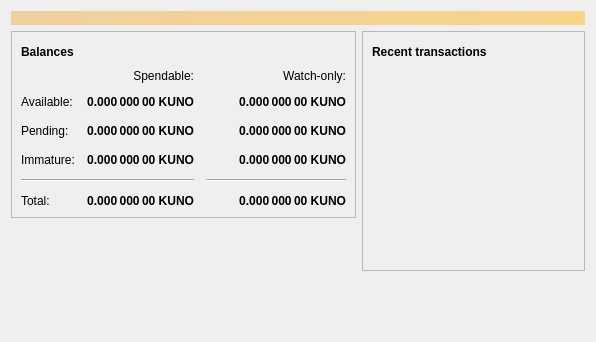
<?xml version="1.0" encoding="UTF-8"?>
<ui version="4.0">
 <class>OverviewPage</class>
 <widget class="QWidget" name="OverviewPage">
  <property name="geometry">
   <rect>
    <x>0</x>
    <y>0</y>
    <width>596</width>
    <height>342</height>
   </rect>
  </property>
  <property name="windowTitle">
   <string>Form</string>
  </property>
  <layout class="QVBoxLayout" name="topLayout">
   <item>
    <widget class="QLabel" name="labelAlerts">
     <property name="visible">
      <bool>false</bool>
     </property>
     <property name="styleSheet">
      <string notr="true">QLabel { background-color: qlineargradient(x1: 0, y1: 0, x2: 1, y2: 0, stop:0 #F0D0A0, stop:1 #F8D488); color:#000000; }</string>
     </property>
     <property name="wordWrap">
      <bool>true</bool>
     </property>
     <property name="margin">
      <number>3</number>
     </property>
     <property name="textInteractionFlags">
      <set>Qt::TextSelectableByMouse</set>
     </property>
    </widget>
   </item>
   <item>
    <layout class="QHBoxLayout" name="horizontalLayout" stretch="1,1">
     <item>
      <layout class="QVBoxLayout" name="verticalLayout_2">
       <item>
        <widget class="QFrame" name="frame">
         <property name="frameShape">
          <enum>QFrame::StyledPanel</enum>
         </property>
         <property name="frameShadow">
          <enum>QFrame::Raised</enum>
         </property>
         <layout class="QVBoxLayout" name="verticalLayout_4">
          <item>
           <layout class="QHBoxLayout" name="horizontalLayout_4">
            <item>
             <widget class="QLabel" name="label_5">
              <property name="font">
               <font>
                <weight>75</weight>
                <bold>true</bold>
               </font>
              </property>
              <property name="text">
               <string>Balances</string>
              </property>
             </widget>
            </item>
            <item>
             <widget class="QPushButton" name="labelWalletStatus">
              <property name="enabled">
               <bool>true</bool>
              </property>
              <property name="maximumSize">
               <size>
                <width>30</width>
                <height>16777215</height>
               </size>
              </property>
              <property name="toolTip">
               <string>The displayed information may be out of date. Your wallet automatically synchronizes with the kunocoin network after a connection is established, but this process has not completed yet.</string>
              </property>
              <property name="text">
               <string/>
              </property>
              <property name="icon">
               <iconset resource="../bitcoin.qrc">
                <normaloff>:/icons/warning</normaloff>
                <disabledoff>:/icons/warning</disabledoff>:/icons/warning</iconset>
              </property>
              <property name="iconSize">
               <size>
                <width>24</width>
                <height>24</height>
               </size>
              </property>
              <property name="flat">
               <bool>true</bool>
              </property>
             </widget>
            </item>
            <item>
             <spacer name="horizontalSpacer_3">
              <property name="orientation">
               <enum>Qt::Horizontal</enum>
              </property>
              <property name="sizeHint" stdset="0">
               <size>
                <width>40</width>
                <height>20</height>
               </size>
              </property>
             </spacer>
            </item>
           </layout>
          </item>
          <item>
           <layout class="QGridLayout" name="gridLayout">
            <property name="spacing">
             <number>12</number>
            </property>
            <item row="2" column="2">
             <widget class="QLabel" name="labelWatchPending">
              <property name="font">
               <font>
                <weight>75</weight>
                <bold>true</bold>
               </font>
              </property>
              <property name="cursor">
               <cursorShape>IBeamCursor</cursorShape>
              </property>
              <property name="toolTip">
               <string>Unconfirmed transactions to watch-only addresses</string>
              </property>
              <property name="text">
               <string notr="true">0.000 000 00 KUNO</string>
              </property>
              <property name="alignment">
               <set>Qt::AlignRight|Qt::AlignTrailing|Qt::AlignVCenter</set>
              </property>
              <property name="textInteractionFlags">
               <set>Qt::LinksAccessibleByMouse|Qt::TextSelectableByKeyboard|Qt::TextSelectableByMouse</set>
              </property>
             </widget>
            </item>
            <item row="2" column="1">
             <widget class="QLabel" name="labelUnconfirmed">
              <property name="font">
               <font>
                <weight>75</weight>
                <bold>true</bold>
               </font>
              </property>
              <property name="cursor">
               <cursorShape>IBeamCursor</cursorShape>
              </property>
              <property name="toolTip">
               <string>Total of transactions that have yet to be confirmed, and do not yet count toward the spendable balance</string>
              </property>
              <property name="text">
               <string notr="true">0.000 000 00 KUNO</string>
              </property>
              <property name="alignment">
               <set>Qt::AlignRight|Qt::AlignTrailing|Qt::AlignVCenter</set>
              </property>
              <property name="textInteractionFlags">
               <set>Qt::LinksAccessibleByMouse|Qt::TextSelectableByKeyboard|Qt::TextSelectableByMouse</set>
              </property>
             </widget>
            </item>
            <item row="3" column="2">
             <widget class="QLabel" name="labelWatchImmature">
              <property name="font">
               <font>
                <weight>75</weight>
                <bold>true</bold>
               </font>
              </property>
              <property name="cursor">
               <cursorShape>IBeamCursor</cursorShape>
              </property>
              <property name="toolTip">
               <string>Mined balance in watch-only addresses that has not yet matured</string>
              </property>
              <property name="text">
               <string notr="true">0.000 000 00 KUNO</string>
              </property>
              <property name="alignment">
               <set>Qt::AlignRight|Qt::AlignTrailing|Qt::AlignVCenter</set>
              </property>
              <property name="textInteractionFlags">
               <set>Qt::LinksAccessibleByMouse|Qt::TextSelectableByKeyboard|Qt::TextSelectableByMouse</set>
              </property>
             </widget>
            </item>
            <item row="4" column="0" colspan="2">
             <widget class="Line" name="line">
              <property name="orientation">
               <enum>Qt::Horizontal</enum>
              </property>
             </widget>
            </item>
            <item row="4" column="2">
             <widget class="Line" name="lineWatchBalance">
              <property name="sizePolicy">
               <sizepolicy hsizetype="Preferred" vsizetype="Fixed">
                <horstretch>0</horstretch>
                <verstretch>0</verstretch>
               </sizepolicy>
              </property>
              <property name="minimumSize">
               <size>
                <width>140</width>
                <height>0</height>
               </size>
              </property>
              <property name="orientation">
               <enum>Qt::Horizontal</enum>
              </property>
             </widget>
            </item>
            <item row="5" column="0">
             <widget class="QLabel" name="labelTotalText">
              <property name="text">
               <string>Total:</string>
              </property>
             </widget>
            </item>
            <item row="3" column="1">
             <widget class="QLabel" name="labelImmature">
              <property name="font">
               <font>
                <weight>75</weight>
                <bold>true</bold>
               </font>
              </property>
              <property name="cursor">
               <cursorShape>IBeamCursor</cursorShape>
              </property>
              <property name="toolTip">
               <string>Mined balance that has not yet matured</string>
              </property>
              <property name="text">
               <string notr="true">0.000 000 00 KUNO</string>
              </property>
              <property name="alignment">
               <set>Qt::AlignRight|Qt::AlignTrailing|Qt::AlignVCenter</set>
              </property>
              <property name="textInteractionFlags">
               <set>Qt::LinksAccessibleByMouse|Qt::TextSelectableByKeyboard|Qt::TextSelectableByMouse</set>
              </property>
             </widget>
            </item>
            <item row="2" column="3">
             <spacer name="horizontalSpacer_2">
              <property name="orientation">
               <enum>Qt::Horizontal</enum>
              </property>
              <property name="sizeHint" stdset="0">
               <size>
                <width>40</width>
                <height>20</height>
               </size>
              </property>
             </spacer>
            </item>
            <item row="3" column="0">
             <widget class="QLabel" name="labelImmatureText">
              <property name="text">
               <string>Immature:</string>
              </property>
             </widget>
            </item>
            <item row="5" column="1">
             <widget class="QLabel" name="labelTotal">
              <property name="font">
               <font>
                <weight>75</weight>
                <bold>true</bold>
               </font>
              </property>
              <property name="cursor">
               <cursorShape>IBeamCursor</cursorShape>
              </property>
              <property name="toolTip">
               <string>Your current total balance</string>
              </property>
              <property name="text">
               <string notr="true">0.000 000 00 KUNO</string>
              </property>
              <property name="alignment">
               <set>Qt::AlignRight|Qt::AlignTrailing|Qt::AlignVCenter</set>
              </property>
              <property name="textInteractionFlags">
               <set>Qt::LinksAccessibleByMouse|Qt::TextSelectableByKeyboard|Qt::TextSelectableByMouse</set>
              </property>
             </widget>
            </item>
            <item row="5" column="2">
             <widget class="QLabel" name="labelWatchTotal">
              <property name="font">
               <font>
                <weight>75</weight>
                <bold>true</bold>
               </font>
              </property>
              <property name="cursor">
               <cursorShape>IBeamCursor</cursorShape>
              </property>
              <property name="toolTip">
               <string>Current total balance in watch-only addresses</string>
              </property>
              <property name="text">
               <string notr="true">0.000 000 00 KUNO</string>
              </property>
              <property name="alignment">
               <set>Qt::AlignRight|Qt::AlignTrailing|Qt::AlignVCenter</set>
              </property>
              <property name="textInteractionFlags">
               <set>Qt::LinksAccessibleByMouse|Qt::TextSelectableByKeyboard|Qt::TextSelectableByMouse</set>
              </property>
             </widget>
            </item>
            <item row="0" column="2">
             <widget class="QLabel" name="labelWatchonly">
              <property name="text">
               <string>Watch-only:</string>
              </property>
              <property name="alignment">
               <set>Qt::AlignRight|Qt::AlignTrailing|Qt::AlignVCenter</set>
              </property>
             </widget>
            </item>
            <item row="1" column="0">
             <widget class="QLabel" name="labelBalanceText">
              <property name="text">
               <string>Available:</string>
              </property>
             </widget>
            </item>
            <item row="1" column="1">
             <widget class="QLabel" name="labelBalance">
              <property name="font">
               <font>
                <weight>75</weight>
                <bold>true</bold>
               </font>
              </property>
              <property name="cursor">
               <cursorShape>IBeamCursor</cursorShape>
              </property>
              <property name="toolTip">
               <string>Your current spendable balance</string>
              </property>
              <property name="text">
               <string notr="true">0.000 000 00 KUNO</string>
              </property>
              <property name="alignment">
               <set>Qt::AlignRight|Qt::AlignTrailing|Qt::AlignVCenter</set>
              </property>
              <property name="textInteractionFlags">
               <set>Qt::LinksAccessibleByMouse|Qt::TextSelectableByKeyboard|Qt::TextSelectableByMouse</set>
              </property>
             </widget>
            </item>
            <item row="1" column="2">
             <widget class="QLabel" name="labelWatchAvailable">
              <property name="font">
               <font>
                <weight>75</weight>
                <bold>true</bold>
               </font>
              </property>
              <property name="cursor">
               <cursorShape>IBeamCursor</cursorShape>
              </property>
              <property name="toolTip">
               <string>Your current balance in watch-only addresses</string>
              </property>
              <property name="text">
               <string notr="true">0.000 000 00 KUNO</string>
              </property>
              <property name="alignment">
               <set>Qt::AlignRight|Qt::AlignTrailing|Qt::AlignVCenter</set>
              </property>
              <property name="textInteractionFlags">
               <set>Qt::LinksAccessibleByMouse|Qt::TextSelectableByKeyboard|Qt::TextSelectableByMouse</set>
              </property>
             </widget>
            </item>
            <item row="2" column="0">
             <widget class="QLabel" name="labelPendingText">
              <property name="text">
               <string>Pending:</string>
              </property>
             </widget>
            </item>
            <item row="0" column="1">
             <widget class="QLabel" name="labelSpendable">
              <property name="text">
               <string>Spendable:</string>
              </property>
              <property name="alignment">
               <set>Qt::AlignRight|Qt::AlignTrailing|Qt::AlignVCenter</set>
              </property>
             </widget>
            </item>
           </layout>
          </item>
         </layout>
        </widget>
       </item>
       <item>
        <spacer name="verticalSpacer">
         <property name="orientation">
          <enum>Qt::Vertical</enum>
         </property>
         <property name="sizeHint" stdset="0">
          <size>
           <width>20</width>
           <height>40</height>
          </size>
         </property>
        </spacer>
       </item>
      </layout>
     </item>
     <item>
      <layout class="QVBoxLayout" name="verticalLayout_3">
       <item>
        <widget class="QFrame" name="frame_2">
         <property name="frameShape">
          <enum>QFrame::StyledPanel</enum>
         </property>
         <property name="frameShadow">
          <enum>QFrame::Raised</enum>
         </property>
         <layout class="QVBoxLayout" name="verticalLayout">
          <item>
           <layout class="QHBoxLayout" name="horizontalLayout_2">
            <item>
             <widget class="QLabel" name="label_4">
              <property name="font">
               <font>
                <weight>75</weight>
                <bold>true</bold>
               </font>
              </property>
              <property name="text">
               <string>Recent transactions</string>
              </property>
             </widget>
            </item>
            <item>
             <widget class="QPushButton" name="labelTransactionsStatus">
              <property name="enabled">
               <bool>true</bool>
              </property>
              <property name="maximumSize">
               <size>
                <width>30</width>
                <height>16777215</height>
               </size>
              </property>
              <property name="toolTip">
               <string>The displayed information may be out of date. Your wallet automatically synchronizes with the kunocoin network after a connection is established, but this process has not completed yet.</string>
              </property>
              <property name="text">
               <string/>
              </property>
              <property name="icon">
               <iconset resource="../bitcoin.qrc">
                <normaloff>:/icons/warning</normaloff>
                <disabledoff>:/icons/warning</disabledoff>:/icons/warning</iconset>
              </property>
              <property name="iconSize">
               <size>
                <width>24</width>
                <height>24</height>
               </size>
              </property>
              <property name="flat">
               <bool>true</bool>
              </property>
             </widget>
            </item>
            <item>
             <spacer name="horizontalSpacer">
              <property name="orientation">
               <enum>Qt::Horizontal</enum>
              </property>
              <property name="sizeHint" stdset="0">
               <size>
                <width>40</width>
                <height>20</height>
               </size>
              </property>
             </spacer>
            </item>
           </layout>
          </item>
          <item>
           <widget class="QListView" name="listTransactions">
            <property name="styleSheet">
             <string notr="true">QListView { background: transparent; }</string>
            </property>
            <property name="frameShape">
             <enum>QFrame::NoFrame</enum>
            </property>
            <property name="verticalScrollBarPolicy">
             <enum>Qt::ScrollBarAlwaysOff</enum>
            </property>
            <property name="horizontalScrollBarPolicy">
             <enum>Qt::ScrollBarAlwaysOff</enum>
            </property>
            <property name="selectionMode">
             <enum>QAbstractItemView::NoSelection</enum>
            </property>
           </widget>
          </item>
         </layout>
        </widget>
       </item>
       <item>
        <spacer name="verticalSpacer_2">
         <property name="orientation">
          <enum>Qt::Vertical</enum>
         </property>
         <property name="sizeHint" stdset="0">
          <size>
           <width>20</width>
           <height>40</height>
          </size>
         </property>
        </spacer>
       </item>
      </layout>
     </item>
    </layout>
   </item>
  </layout>
 </widget>
 <resources/>
 <connections/>
</ui>
